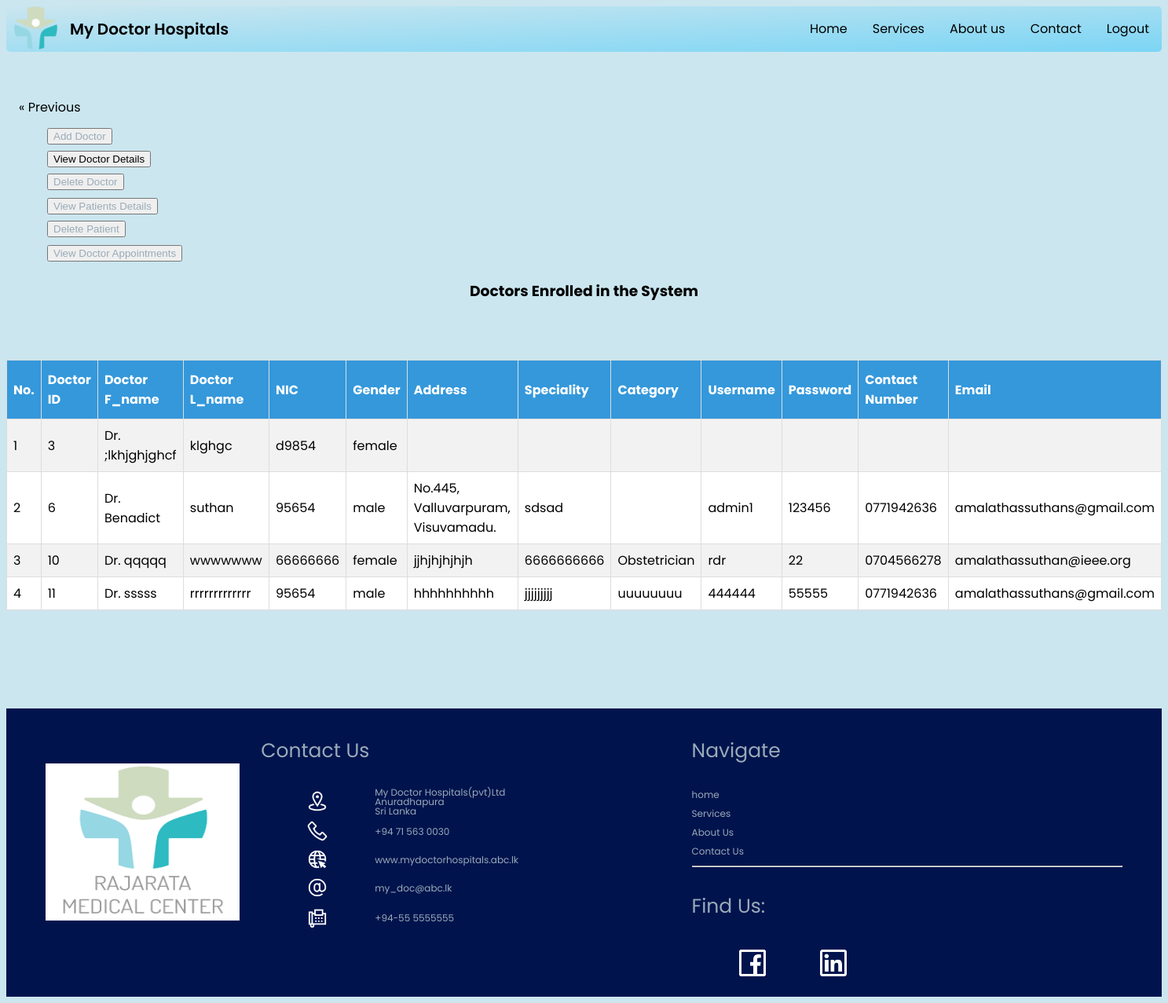
/view_doctor.php (signed in), run on the app's committed database.
### tables this page shows
CREATE TABLE `doctor` (
  `doctor_ID` int(11) NOT NULL,
  `d_first_name` varchar(100) DEFAULT NULL,
  `d_last_name` varchar(50) DEFAULT NULL,
  `NIC` varchar(12) DEFAULT NULL,
  `gender` varchar(6) DEFAULT NULL,
  `address` varchar(200) DEFAULT NULL,
  `speciality` varchar(100) NOT NULL,
  `category` varchar(100) DEFAULT NULL,
  `username` varchar(100) NOT NULL,
  `password` varchar(100) DEFAULT NULL,
  `contact_no` varchar(10) NOT NULL,
  `Email` varchar(50) NOT NULL
);

### view_doctor.php (the view, shortened to what this page needs)
<?php
include "connection.php";
?>
<!DOCTYPE html>
<html>
	<head>
        <link rel="stylesheet" type="text/css" href="css/index.css">
        <link rel="stylesheet" type="text/css" href="css/style.css">
        <link rel="stylesheet" type="text/css" href="css/table.css">
	</head>
	<body >
    <ul>
        <img src="img/logo.png"alt="logo"style="width:55px;height:55px; padding-left: 10px;"align="left";>
        <li class="logo">My Doctor Hospitals
        </li>
        <li class="nav"><a href="logout.php">Logout</a></li>
        <li class="nav"><a href="contact.php">Contact</a></li>
        <li class="nav"><a href="about.php">About us</a></li>
        <li class="nav"><a href="services.php">Services</a></li>
        <li class="nav"><a href="index.php">Home</a></li>
    </ul>
    <br>
		<br>
		<div class="row">
			<div class="column left">
			<form action="view_doctor.php" method="POST">
                <div class="aa">
                    <a href="admindashbord.php" class="previous">&laquo; Previous</a>
                </div>
				<table>
					<tr><td><button class="side_nav" name="a_add_doctor"><a href="add_Doctor.php">Add Doctor</a></button></td></tr>
					<tr><td><button class="side_nav" name="a_view_doctor">View Doctor Details</button></td></tr>
					<tr><td><button class="side_nav" name="a_delete_doctor"><a href="delete_Doctor.php">Delete Doctor</button></td><tr>
					<tr><td><button class="side_nav" name="a_view_patient"><a href="view_patient.php">View Patients Details</a></button></td></tr>
					<tr><td><button class="side_nav" name="a_delete_doctor"><a href="delete_Patient.php">Delete Patient</a></button></td><tr>
					<tr><td><button class="side_nav" name="a_view_appointment"><a href="view_appointments.php">View Doctor Appointments</a></button></td></tr>
				</table>
			</div>
			<div class="column right1">
				<center><h3>Doctors Enrolled in the System</h3>
                    <?php
                    $sql="SELECT * FROM doctor";
                    $res=$db->query($sql);
                    if($res->num_rows>0)
                    {
                        echo "<table style='margin-right: auto' width='100%' border='1px solid #000' class='table2'>
							<tr>
							    <th>No.</th>
                                <th>Doctor ID</th>
                                <th>Doctor F_name</th>
                                <th>Doctor L_name</th>
                                <th>NIC</th>
                                <th>Gender</th>
                                <th>Address</th>
                                <th>Speciality</th>
                                <th>Category</th>
                                <th>Username</th>
                                <th>Password</th>
                                <th>Contact Number</td>
                                <th>Email</td>
                            </tr>
                                    ";
                        $i=0;
                        while($row=$res->fetch_assoc())
                        {
                            $i++;
                            echo "<tr>";
                            echo "<td>{$i}</td>";
                            echo "<td>{$row["doctor_ID"]}</td>";
                            echo "<td> Dr. {$row["d_first_name"]}</td>";
                            echo "<td>{$row["d_last_name"]}</td>";
                            echo "<td>{$row["NIC"]}</td>";
                            echo "<td>{$row["gender"]}</td>";
                            echo "<td>{$row["address"]}</td>";
                            echo "<td>{$row["speciality"]}</td>";
                            echo "<td>{$row["category"]}</td>";
                            echo "<td>{$row["username"]}</td>";
                            echo "<td>{$row["password"]}</td>";
                            echo "<td>{$row["contact_no"]}</td>";
                            echo "<td>{$row["Email"]}</td>";
                            echo "</tr>";
                        }
                        echo "</table>";
                    }
                    else
                    {
                        echo "<p class='error'>No Doctors Records Found</p>";
                    }
                    ?>
							</div>
		</div>
		<br><br><br><br><br>
		<footer>
			<div class="row">
				<div class="column5" style="padding-top:60px;">
					<img src="img/logo.jpg" width="90%" height="200px">
				</div>
				<div class="column6">
					<p style="font-size:25px;">Contact Us</p>
					<table>
						<tr style="line-height: 1em;">
							<td><i class="fa"><img src="icon/7.png" style="height: 30px; width: 30px;"></i></td>
							<td>My Doctor Hospitals(pvt)Ltd<br>Anuradhapura<br>Sri Lanka</td>
						</tr>
						<tr style="line-height: 1em;">
							<td><i class="fa"><img src="icon/6.png" style="height: 30px; width: 30px;"></i></td>
							<td>+94 71 563 0030</td>
						</tr>
						<tr style="line-height: 1em;">
							<td><i class="fa"><img src="icon/4.png" style="height: 30px; width: 30px;"></i></td>
							<td><a href="#">www.mydoctorhospitals.abc.lk</a></td>
						</tr>
						<tr style="line-height: 1em;">
							<td><i class="fa"><img src="icon/1.png" style="height: 30px; width: 30px;"></i></td>
							<td><a href="#">my_doc@abc.lk</a></td>
						<tr>
						<tr style="line-height: 1em;">
							<td><i class="fa"><img src="icon/3.png" style="height: 30px; width: 30px;"></i></td>
							<td>+94-55 5555555</td>
						</tr>
					</table>
				</div>
				<div class="column7">
						<div class="row">
							<div class="links">
							<p style="font-size:25px;">Navigate</p>
                                <a href="index.php" style="font-size: 12px; line-height: 2em;">home</a><br>
                                <a href="services.php" style="font-size: 12px; line-height: 2em;">Services</a><br>
                                <a href="about.php" style="font-size: 12px; line-height: 2em;">About Us</a><br>
                                <a href="contact.php" style="font-size: 12px; line-height: 2em;">Contact Us</a><br>
								<hr>
							</div>
						</div>
						<div class="row">
							<div class="connect">
								<p style="font-size:25px;">Find Us:</p>
								<table>
									<tr>
										<td><a href="#"><img src="icon/2.png" style="height: 50px; width: 50px;"></a></td>
										<td><a href="#"><img src="icon/5.png" style="height: 50px; width: 50px;"></a></td>
									</tr>
								</table>
							</div>
						</div>
				</div>
			</div>
			</footer>
	</body>
</html>

### css/style.css (style rules this page uses)
body { font-family: 'Poppins', sans-serif; background-color: #cbe6ef; overflow-x:hidden; }
ul { list-style-type: none; margin: 0; padding: 0; overflow: hidden; background-image: linear-gradient(to bottom right, #cbe6ef, #7bd5f5); border-radius: 5px; }
li { float:left; }
li a { display: block; color: #000; text-align: center; text-decoration: none; padding: 16px 16px; font-family: 'Poppins', sans-serif; }
.nav { float:right; }
.logo { font-family: 'Poppins', sans-serif; font-weight:600; font-size:20px; padding: 14px 16px; }
.column5 { float: left; width: 20%; }
.column6 { float: left; width: 40%; }
.column7 { float: left; width: 40%; text-align:left; height:80%; }
.row:after { content: ""; display: table; clear: both; }
table tr td { padding-left:50px; }
footer { background-color: #00134d; color:#99abb8; padding: 50px; padding-top:10px; padding-bottom:10px; font-size: 12px; font-family: 'Poppins', sans-serif !important; font-style: normal !important; }
.fa { padding: 5px; font-size: 30px; }
a:link { background-color: transparent; text-decoration: none; }
a { color: #99abb8; }

### css/table.css (style rules this page uses)
.table2 { margin-left:auto; margin-right:auto; margin-top:5%; border-collapse: collapse; background-color:white; }
.table2 td, .table2 th { border: 1px solid #ddd; padding: 8px; }
.table2 tr:nth-child(even) { background-color: #f2f2f2; }
.table2 th { padding-top: 12px; padding-bottom: 12px; text-align: left; background-color: #3498DB; color: white; }
.previous { background-color: #f1f1f1; color: black; }
.aa { text-decoration: none; display: inline-block; padding: 8px 16px; }

### data on the page
doctor: doctor_ID "3", d_first_name ";lkhjghjghcf", d_last_name "klghgc", NIC "d9854", gender "female"
doctor: doctor_ID "6", d_first_name "Benadict", d_last_name "suthan", NIC "95654", gender "male", address "No.445, Valluvarpuram, Visuvamadu.", speciality "sdsad", username "admin1", password "123456", contact_no "0771942636", Email "amalathassuthans@gmail.com"
doctor: doctor_ID "10", d_first_name "qqqqq", d_last_name "wwwwwww", NIC "66666666", gender "female", address "jjhjhjhjhjh", speciality "6666666666", category "Obstetrician", username "rdr", password "22", contact_no "0704566278", Email "amalathassuthan@ieee.org"
doctor: doctor_ID "11", d_first_name "sssss", d_last_name "rrrrrrrrrrrrr", NIC "95654", gender "male", address "hhhhhhhhhh", speciality "jjjjjjjjj", category "uuuuuuuu", username "444444", password "55555", contact_no "0771942636", Email "amalathassuthans@gmail.com"
